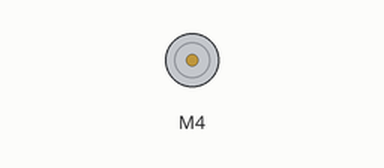
Recording of a sketch running on a simulated Arduino Uno, built with avr-gcc and run on an emulated ATmega328P. Parts: DC motor (green arrow = forward, orange = backward, longer = faster). What the sketch prints to the serial monitor is not drawn.

Above: at 10.7 s.
Timing chart, 0 to 14.6 s (numbered marks = the images above):
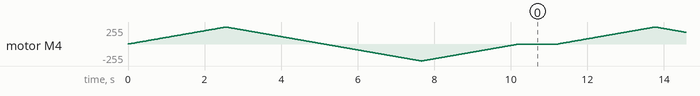

The sketch:

MotorTest.ino
```cpp
#include <AFMotor.h>


AF_DCMotor motor(4);


AF_DCMotor motor2(2);


void setup() {


Serial.begin(9600);	//Serial ekranı hızını ayarla


motor.setSpeed(200); 	// baslangic hızı belirle.


motor.run(RELEASE);	// motoru baslangıcta durdur.


}


void loop() {


uint8_t i;


Serial.print("Ileri Yonde Dongu");


motor.run(FORWARD);		//ileri yonu belirle


for (i=0; i<255; i++) {		//hizlan


	motor.setSpeed(i);


	delay(10);


}


for (i=255; i!=0; i--) {	//yavasla


	motor.setSpeed(i);


	delay(10);


}


	Serial.print("Geri Yonde Dongu");


	motor.run(BACKWARD);	//geri yonu belirle


for (i=0; i<255; i++) {

	//hızlan


	motor.setSpeed(i);


	delay(10);

}


for (i=255; i!=0; i--) {

	//yavasla


	motor.setSpeed(i);


	delay(10);


}


motor.run(RELEASE);	// Motoru durdur


delay(1000);


}
```
